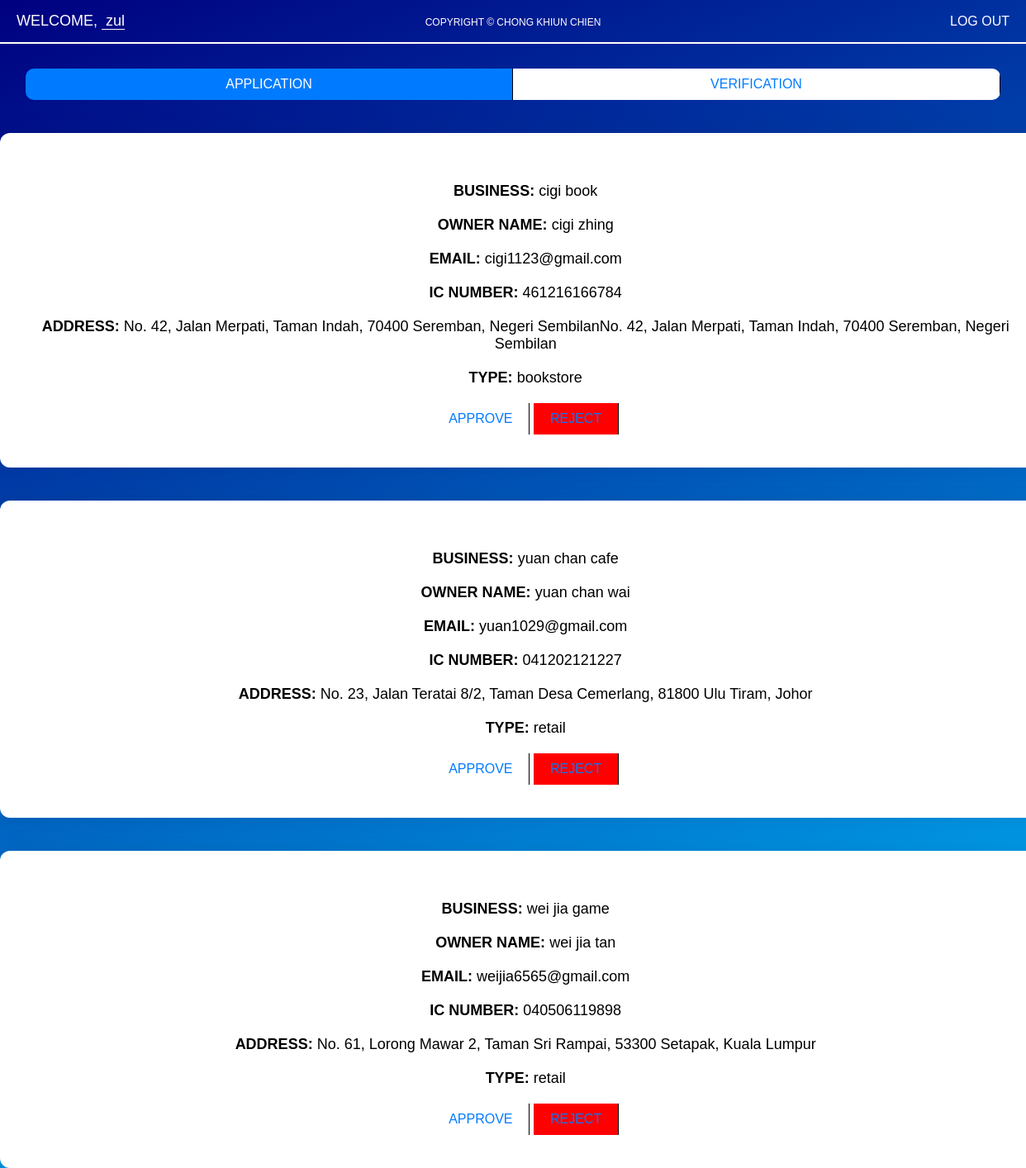
Page /officerdashboard.php (signed in) on the committed database.
### tables this page shows
CREATE TABLE `businesses` (
  `id` int(11) NOT NULL,
  `user_id` int(11) NOT NULL,
  `business_name` varchar(255) NOT NULL,
  `name` varchar(255) NOT NULL,
  `email` varchar(255) NOT NULL,
  `ic_number` varchar(50) NOT NULL,
  `address` text NOT NULL,
  `type` varchar(100) NOT NULL
);

### officerdashboard.php (the view, shortened to what this page needs)
<?php
$conn = new mysqli("localhost", "root", "", "project");
$username = $_SESSION['officer']['username'] ?? 'Officer';
$sql = "SELECT b.id, b.business_name, b.name, b.email, b.ic_number, b.address, b.type
        FROM businesses b
        LEFT JOIN applications a ON b.id = a.business_id
        WHERE a.business_id IS NULL";
$result = $conn->query($sql);
?>
<!DOCTYPE html>
<html>
<head>
    <link rel="stylesheet" href="user.css">
</head>
<body>
<div class="copyright">
    COPYRIGHT &copy; CHONG KHIUN CHIEN
</div>
<header class="header">
    <div class="welcome">WELCOME, <span class="username"><?= htmlspecialchars($username) ?></span></div>
    <a href="logout.php" class="logout">LOG OUT</a>
</header>
<div class="button-container">
    <button class="btn-status active">APPLICATION</button>
    <button onclick="window.location.href='verification.php'" class="btn-status">VERIFICATION</button>
</div>
<?php if ($result && $result->num_rows > 0): ?>
    <?php while($row = $result->fetch_assoc()): ?>
        <div class="content">
            <p><strong>BUSINESS:</strong> <?= htmlspecialchars($row['business_name']) ?></p>
            <p><strong>OWNER NAME:</strong> <?= htmlspecialchars($row['name']) ?></p>
            <p><strong>EMAIL:</strong> <?= htmlspecialchars($row['email']) ?></p>
            <p><strong>IC NUMBER:</strong> <?= htmlspecialchars($row['ic_number']) ?></p>
            <p><strong>ADDRESS:</strong> <?= htmlspecialchars($row['address']) ?></p>
            <p><strong>TYPE:</strong> <?= htmlspecialchars($row['type']) ?></p>
            <form method="post" action="officerdashboard.php" style="display: inline;">
                <button type="submit" name="action" value="approve" class="btn-status">APPROVE</button>
                <button type="submit" name="action" value="reject" class="btn-status" style="background-color: red;">REJECT</button>
            </form>
        </div>
    <?php endwhile; ?>
<?php else: ?>
    <div class="content">
        <p>No pending applications found.</p>
    </div>
<?php endif; ?>
</body>
</html>

### user.css (style rules this page uses)
body { margin: 0; padding: 0; background: rgb(0,0,128); background: linear-gradient(159deg, rgba(0,0,128,1) 0%, rgba(0,191,255,1) 100%); font-family: Arial, sans-serif; text-align: center; }
.header { display: flex; justify-content: space-between; align-items: center; padding: 15px 20px; border-bottom: 2px solid #ffffff; }
.welcome { font-size: 18px; color: #fff; }
.username { padding-left: 5px; border-bottom: 1px solid #fff; }
.logout { font-size: 16px; color: #fff; text-decoration: none; }
.button-container { display: flex; justify-content: center; margin-top: 30px; width: 95%; margin-left: auto; margin-right: auto; border-radius: 10px; overflow: hidden; }
.btn-business, .btn-status { padding: 40px 20px; font-size: 24px; border: none; cursor: pointer; flex: 1; }
.btn-business.active, .btn-status.active { background-color: #007bff; color: #fff; }
.content { margin-top: 40px; padding: 40px; background-color: #ffffff; width: 96%; max-width: 1380px; margin-left: auto; margin-right: auto; border-radius: 12px; overflow: hidden; text-align: center; box-shadow: 0 0 30px rgba(0, 0, 0, 0.1); }
.content p { margin: 20px 0; font-size: 18px; color: #000000; }
form { max-width: 600px; margin: 0 auto; }
.copyright { position: absolute; top: 20px; left: 50%; transform: translateX(-50%); font-size: 12px; color: #ffffff; }
.content { overflow-x: auto; }
.btn-business, .btn-status { padding: 10px 20px; font-size: 16px; border: none; border-right: 1px solid #000; cursor: pointer; }
.btn-status { background-color: #fff; color: #007bff; }

### rows in the picture
businesses: business_name "cigi book", name "cigi zhing", email "cigi1123@gmail.com", ic_number "461216166784", address "No. 42, Jalan Merpati, Taman Indah, 70400 Seremban, Negeri SembilanNo. 42, Jalan Merpati, Taman Indah, 70400 Seremban, Negeri Sembilan", type "bookstore"
businesses: business_name "yuan chan cafe", name "yuan chan wai", email "yuan1029@gmail.com", ic_number "041202121227", address "No. 23, Jalan Teratai 8/2, Taman Desa Cemerlang, 81800 Ulu Tiram, Johor", type "retail"
businesses: business_name "wei jia game", name "wei jia tan", email "weijia6565@gmail.com", ic_number "040506119898", address "No. 61, Lorong Mawar 2, Taman Sri Rampai, 53300 Setapak, Kuala Lumpur", type "retail"

### other values in the picture
$username "zul"
